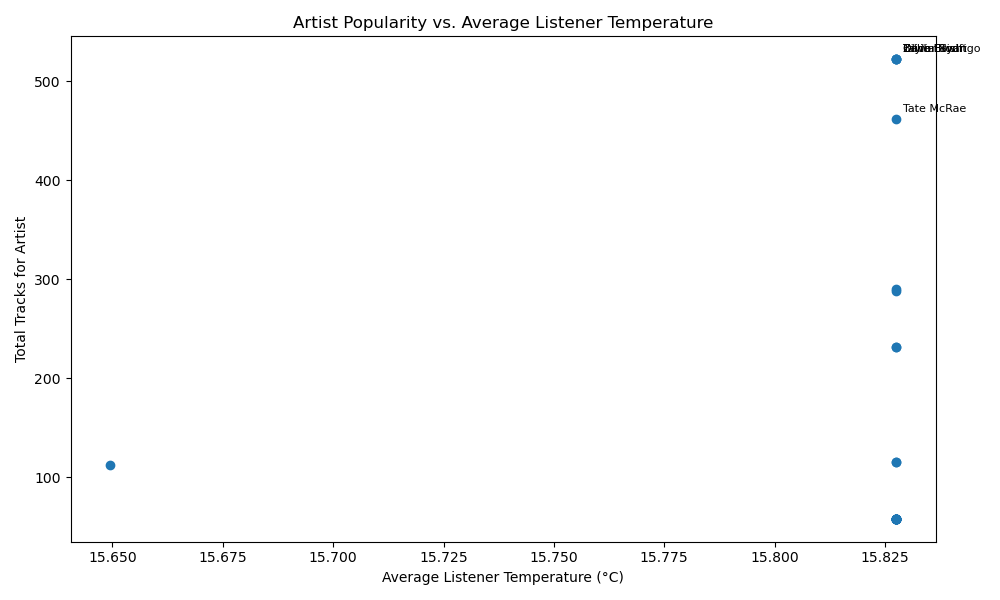

Write the Python code that produced this figure.
import sqlite3
import matplotlib.pyplot as plt
import csv
import os

BASE_DIR = os.path.dirname(__file__)
DB_PATH = os.path.join(BASE_DIR, "final_project.db")

conn = sqlite3.connect(DB_PATH)
cur = conn.cursor()

query = """
WITH CountryTemps AS (
    SELECT 
        l.country AS country_code,
        AVG(w.temp) AS avg_temp
    FROM Weather w
    JOIN Locations l ON w.location_id = l.id
    GROUP BY l.country
),
ArtistCountryTemp AS (
    SELECT
        st.artist_name,
        ct.country_code,
        ct.avg_temp,
        COUNT(*) AS track_count
    FROM SpotifyTracks st
    JOIN TrackCountries tc
        ON st.id = tc.track_fk
    JOIN CountryTemps ct
        ON tc.country_code = ct.country_code
    GROUP BY st.artist_name, ct.country_code
),
ArtistSummary AS (
    SELECT
        artist_name,
        AVG(avg_temp) AS avg_listener_temp,
        SUM(track_count) AS total_tracks
    FROM ArtistCountryTemp
    GROUP BY artist_name
)
SELECT artist_name, avg_listener_temp, total_tracks
FROM ArtistSummary
ORDER BY total_tracks DESC
LIMIT 30;
"""

cur.execute(query)
rows = cur.fetchall()
conn.close()

csv_path = os.path.join(BASE_DIR, "artist_popularity_vs_temperature.csv")
with open(csv_path, "w", newline="", encoding="utf-8") as f:
    writer = csv.writer(f)
    writer.writerow(["artist_name", "avg_listener_temp_c", "total_tracks"])
    for artist, avg_temp, total_tracks in rows:
        writer.writerow([artist, avg_temp, total_tracks])

artists = [r[0] for r in rows]
avg_temps = [r[1] for r in rows]
total_tracks = [r[2] for r in rows]

plt.figure(figsize=(10, 6))
plt.scatter(avg_temps, total_tracks)

for i, name in enumerate(artists[:5]):
    plt.annotate(name, (avg_temps[i], total_tracks[i]),
                 xytext=(5, 5), textcoords="offset points", fontsize=8)

plt.xlabel("Average Listener Temperature (°C)")
plt.ylabel("Total Tracks for Artist")
plt.title("Artist Popularity vs. Average Listener Temperature")
plt.tight_layout()

png_path = os.path.join(BASE_DIR, "artist_popularity_vs_temperature.png")
plt.savefig(png_path)
plt.show()
